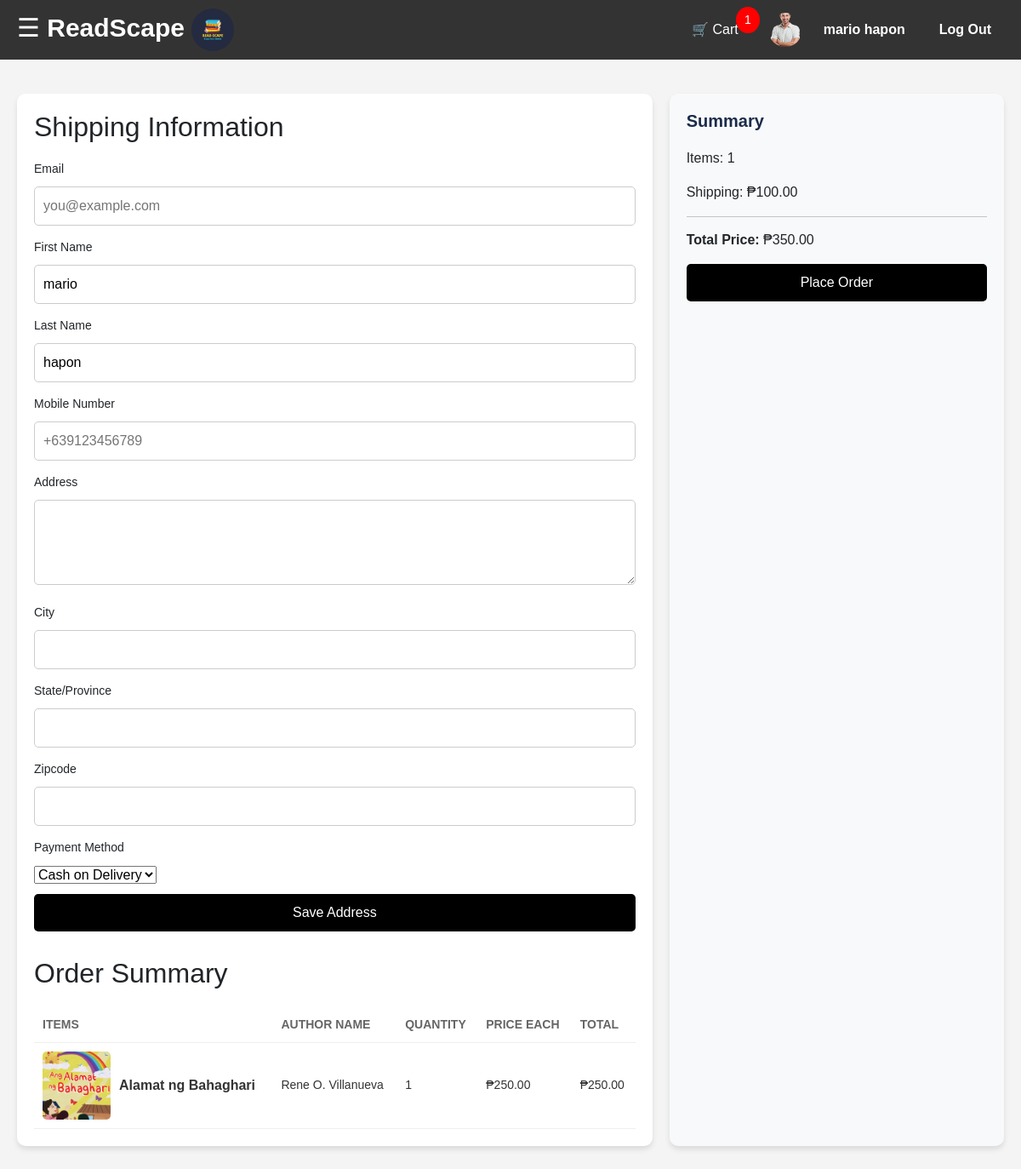
Page /checkout.php (signed in) on the earlier database version.
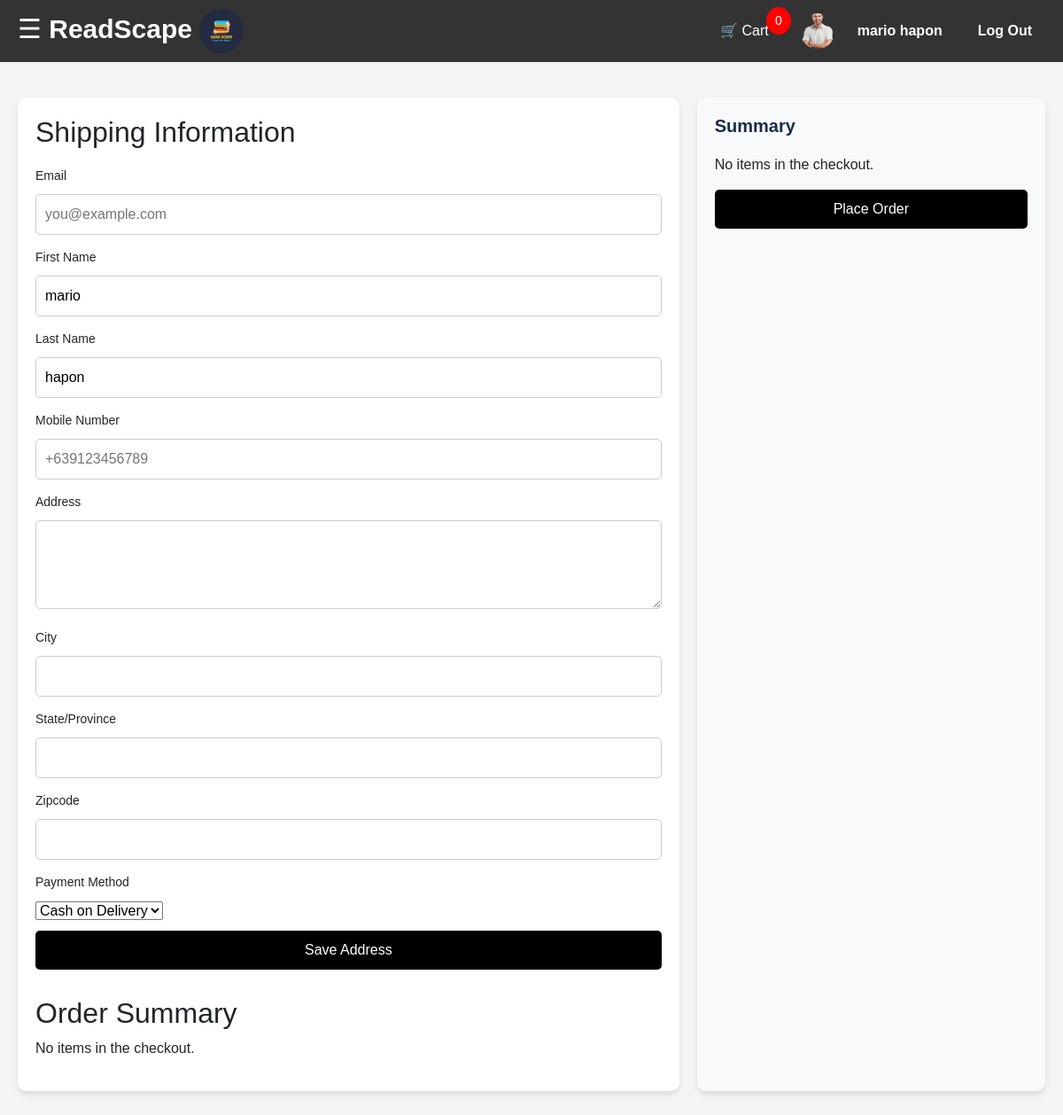
Same page on the later database version.
### tables this page shows
CREATE TABLE `cart` (
  `id` int(11) NOT NULL,
  `user_id` int(11) NOT NULL,
  `isbn` int(11) NOT NULL,
  `quantity` int(11) DEFAULT 1
);

CREATE TABLE `books` (
  `isbn` int(11) NOT NULL,
  `title` varchar(255) NOT NULL,
  `book_image` varchar(255) NOT NULL,
  `author` varchar(255) NOT NULL,
  `copyright` int(11) NOT NULL,
  `qty` int(11) NOT NULL,
  `price` float NOT NULL,
  `total` float NOT NULL
);

### checkout.php (the view, shortened to what the changed rows need)
<?php
include 'db_connect.php';
$user_id = $_SESSION['id'];
$items = [];
$total_price = 0;
$shipping_cost = 100.00;
if (isset($_GET['isbn']) && !empty($_GET['isbn'])) {
    $isbn = $_GET['isbn'];
    $single_item = true;
    $sql = "SELECT isbn, title, book_image, author, price FROM books WHERE isbn = ?";
    $stmt = mysqli_prepare($conn, $sql);
    mysqli_stmt_bind_param($stmt, "s", $isbn);
    mysqli_stmt_execute($stmt);
    $result = mysqli_stmt_get_result($stmt);
    if ($book = mysqli_fetch_assoc($result)) {
        $items[] = [
            'isbn' => $book['isbn'],
            'title' => $book['title'],
            'book_image' => $book['book_image'],
            'author' => $book['author'],
            'price' => $book['price'],
            'quantity' => 1,
            'total' => $book['price'] * 1
        ];
        $total_price = $book['price'];
    }
    mysqli_stmt_close($stmt);
} else {
    $sql = "SELECT books.isbn, books.title, books.book_image, books.author, books.price, cart.quantity,
            (books.price * cart.quantity) AS total
        FROM cart
        JOIN books ON cart.isbn = books.isbn
        WHERE cart.user_id = ?";
    $stmt = mysqli_prepare($conn, $sql);
    mysqli_stmt_bind_param($stmt, "i", $user_id);
    mysqli_stmt_execute($stmt);
    $result = mysqli_stmt_get_result($stmt);
    while ($cart_item = mysqli_fetch_assoc($result)) {
        $items[] = $cart_item;
        $total_price += $cart_item['total'];
    }
}
$total_with_shipping = $total_price + $shipping_cost;
$cart_count = count($items);
?>
<!DOCTYPE html>
<html lang="en">
<head>
    <link rel="stylesheet" href="https://cdnjs.cloudflare.com/ajax/libs/font-awesome/6.0.0-beta3/css/all.min.css">
    <link href="https://cdn.jsdelivr.net/npm/bootstrap@5.0.2/dist/css/bootstrap.min.css" rel="stylesheet">
</head>
<body>
    <div class="navbar">
        <div class="profile-info">
            <a href="cart.php" style="position: relative; color: white; text-decoration: none;">
                🛒 Cart <span id="cart-counter" style="background: red; color: white; border-radius: 50%; padding: 5px 10px; font-size: 14px; position: absolute; top: -5px; right: -10px;"><?php echo $cart_count; ?></span>
            </a>
            <br>
        </div>
    </div>
    <div class="container">
        <div class="left-column">
            <h2>Shipping Information</h2>
            <h2 style="margin-top: 30px;">Order Summary</h2>
            <div class="order-summary" id="order-summary">
                <?php if (!empty($items)): ?>
                    <table class="cart-table">
                        <thead>
                            <tr>
                                <th>Items</th>
                                <th>Author Name</th>
                                <th>Quantity</th>
                                <th>Price Each</th>
                                <th>Total</th>
                            </tr>
                        </thead>
                        <tbody>
                            <?php foreach ($items as $item): ?>
                                <tr>
                                    <td>
                                        <div class="item-details">
                                            <img src="images/<?php echo htmlspecialchars($item['book_image']); ?>" alt="Book">
                                            <div>
                                                <h3><?php echo htmlspecialchars($item['title']); ?></h3>
                                            </div>
                                        </div>
                                    </td>
                                    <td><?php echo htmlspecialchars($item['author'] ?? 'Unknown'); ?></td>
                                    <td><?php echo htmlspecialchars($item['quantity']); ?></td>
                                    <td>₱<?php echo number_format($item['price'], 2, '.', ','); ?></td>
                                    <td>₱<?php echo number_format($item['total'], 2, '.', ','); ?></td>
                                </tr>
                            <?php endforeach; ?>
                        </tbody>
                    </table>
                <?php else: ?>
                    <p>No items in the checkout.</p>
                <?php endif; ?>
            </div>
        </div>
        <div class="right-column">
            <div class="price-summary">
                <h3>Summary</h3>
                <?php if (!empty($items)): ?>
                    <div class="total-price">
                        <p>Items: <?php echo $cart_count; ?></p>
                        <p>Shipping: ₱<?php echo number_format($shipping_cost, 2, '.', ','); ?></p>
                        <hr style="margin: 15px 0;">
                        <p><strong>Total Price:</strong> ₱<?php echo number_format($total_with_shipping, 2, '.', ','); ?></p>
                    </div>
                <?php else: ?>
                    <p>No items in the checkout.</p>
                <?php endif; ?>
            </div>
        </div>
    </div>
</body>
</html>

Differences in the rows shown:
removed cart: isbn.book_image (picture), isbn.title "Alamat ng Bahaghari", isbn.author "Rene O. Villanueva", quantity "1", isbn.price "250.00", total "250.00"
Other differences:
$cart_count: "1" → "0"
$cart_count: "1" → (not shown)
$shipping_cost: "100.00" → (not shown)
$total_with_shipping: "350.00" → (not shown)
text no longer shown: "ITEMS AUTHOR NAME QUANTITY PRICE EACH TOTAL Items: Shipping: ₱ Total Price: ₱"
text now shown: "No items in the checkout. No items in the checkout."
